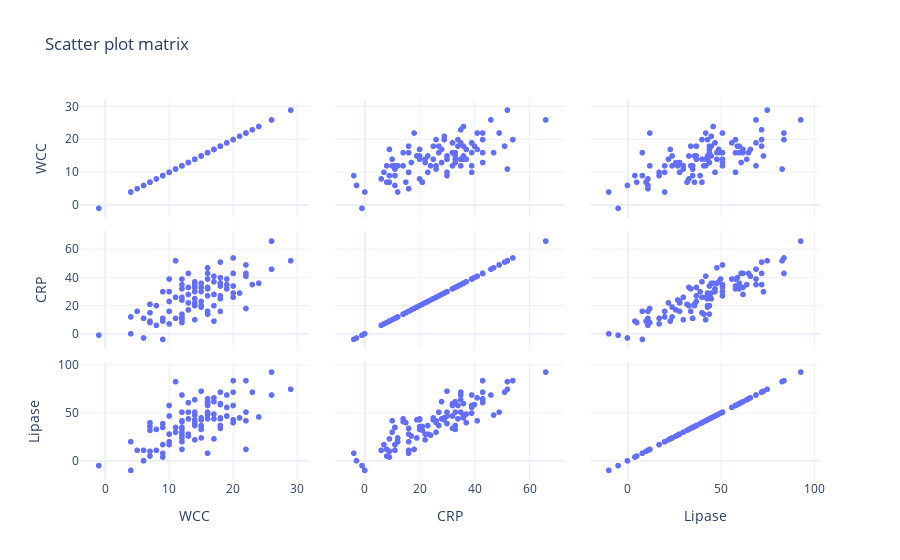

This figure's notebook cell:
### Code cell
px.scatter_matrix(
    df,
    title='Scatter plot matrix'
)
